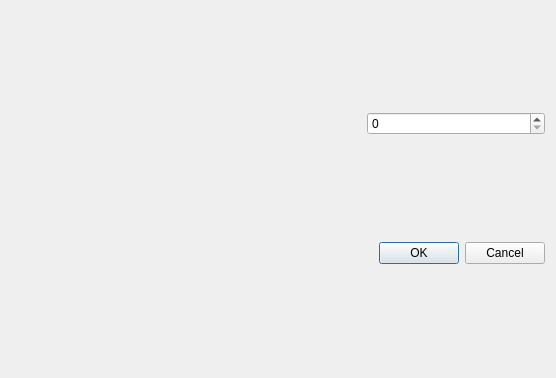
<?xml version="1.0" encoding="UTF-8"?>
<ui version="4.0">
 <class>Dialog</class>
 <widget class="QDialog" name="Dialog">
  <property name="windowModality">
   <enum>Qt::WindowModal</enum>
  </property>
  <property name="geometry">
   <rect>
    <x>0</x>
    <y>0</y>
    <width>556</width>
    <height>378</height>
   </rect>
  </property>
  <property name="windowTitle">
   <string>Dialog</string>
  </property>
  <layout class="QGridLayout" name="gridLayout">
   <item row="2" column="2">
    <widget class="QDialogButtonBox" name="dialogConfirmBtn">
     <property name="orientation">
      <enum>Qt::Horizontal</enum>
     </property>
     <property name="standardButtons">
      <set>QDialogButtonBox::Cancel|QDialogButtonBox::Ok</set>
     </property>
    </widget>
   </item>
   <item row="1" column="2">
    <widget class="QSpinBox" name="spinBox"/>
   </item>
   <item row="1" column="1">
    <spacer name="horizontalSpacer">
     <property name="orientation">
      <enum>Qt::Horizontal</enum>
     </property>
     <property name="sizeHint" stdset="0">
      <size>
       <width>40</width>
       <height>20</height>
      </size>
     </property>
    </spacer>
   </item>
   <item row="1" column="0">
    <spacer name="horizontalSpacer_2">
     <property name="orientation">
      <enum>Qt::Horizontal</enum>
     </property>
     <property name="sizeHint" stdset="0">
      <size>
       <width>40</width>
       <height>20</height>
      </size>
     </property>
    </spacer>
   </item>
  </layout>
 </widget>
 <resources/>
 <connections>
  <connection>
   <sender>dialogConfirmBtn</sender>
   <signal>accepted()</signal>
   <receiver>Dialog</receiver>
   <slot>accept()</slot>
   <hints>
    <hint type="sourcelabel">
     <x>414</x>
     <y>241</y>
    </hint>
    <hint type="destinationlabel">
     <x>157</x>
     <y>185</y>
    </hint>
   </hints>
  </connection>
  <connection>
   <sender>dialogConfirmBtn</sender>
   <signal>rejected()</signal>
   <receiver>Dialog</receiver>
   <slot>reject()</slot>
   <hints>
    <hint type="sourcelabel">
     <x>414</x>
     <y>241</y>
    </hint>
    <hint type="destinationlabel">
     <x>286</x>
     <y>185</y>
    </hint>
   </hints>
  </connection>
 </connections>
</ui>
